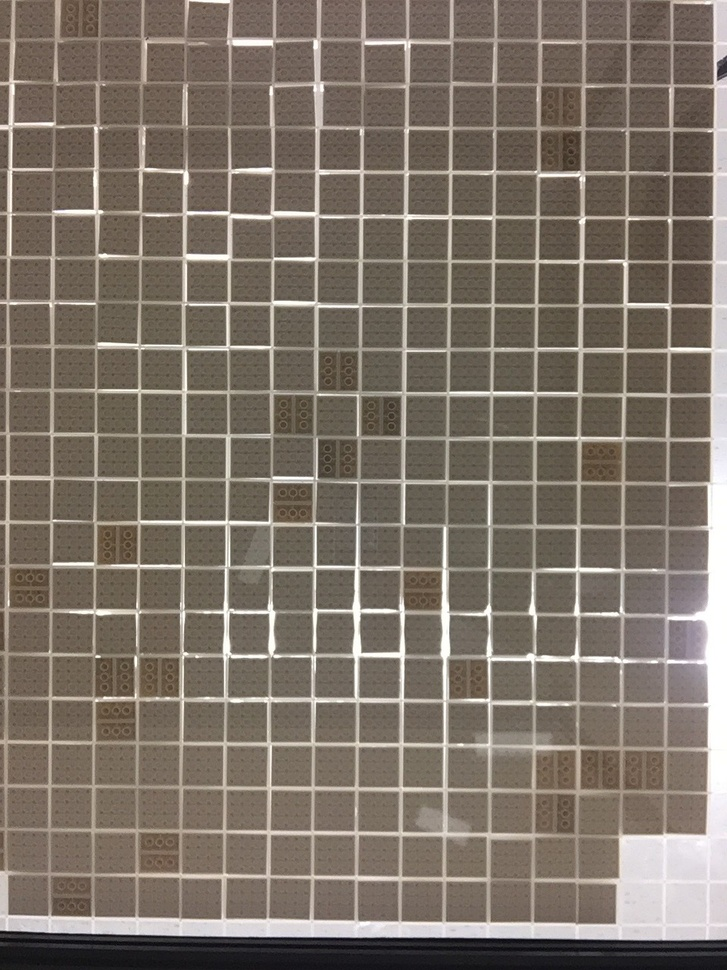
#> input picture empty.jpg, 727 x 970 px, shrunk from 960 x 1280 before the run
$ jupyter execute Untitled1.ipynb   (shell and % lines are left out)
#> lines starting #> are read from the running program, lines starting #| are printed output that depends on the picture; after the words box and inside, x2 and y2 are one past the last pixel; in counts of white or black regions, pixels touching at a corner belong together
[cell 1]
import cv2, matplotlib
import numpy as np
import matplotlib.pyplot as plt
from IPython import embed
from IPython.terminal.embed import InteractiveShellEmbed
import transform_by4 as tr
from IPython import embed

[cell 2]
import numpy as np
import cv2
from matplotlib import pyplot as plt

[cell 3]
img = cv2.imread('empty.jpg')
#> img is the input picture: shape (970, 727, 3); mean B, G, R 104.2, 115, 125.6
gray = cv2.cvtColor(img,cv2.COLOR_BGR2GRAY)
ret, thresh = cv2.threshold(gray,0,255,cv2.THRESH_BINARY_INV+cv2.THRESH_OTSU)
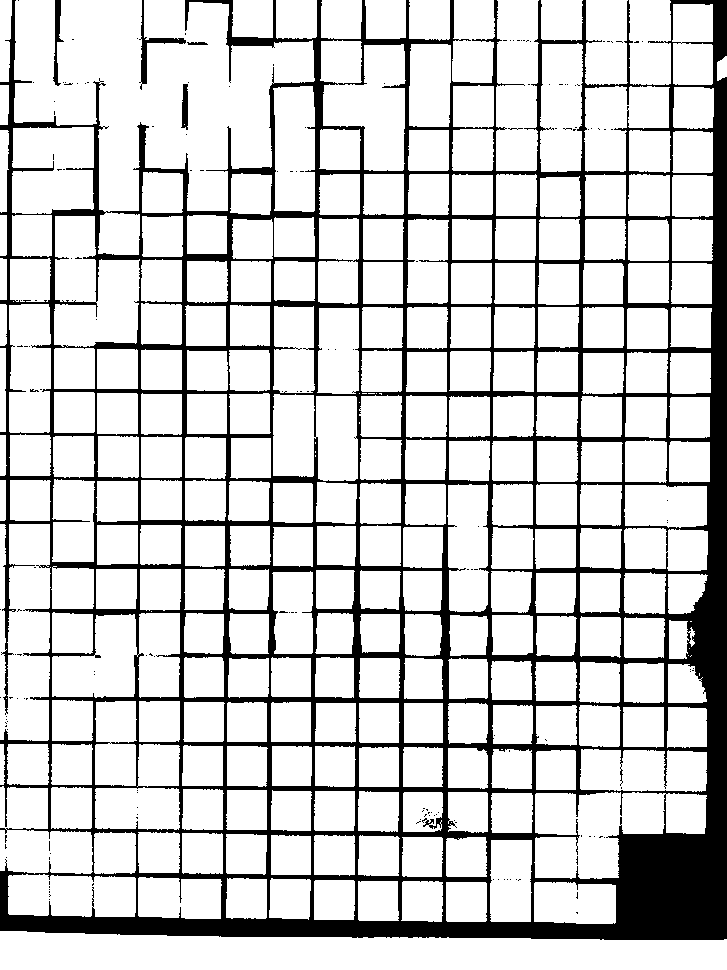
#> thresh: shape (970, 727); 81.3% white; 171 black regions (166 under 20 px), largest, box (x1, y1, x2, y2) and area: (0, 0, 727, 940) 130405, (139, 0, 186, 90) 552, (53, 0, 64, 86) 375, (181, 84, 188, 130) 246, (187, 42, 208, 45) 53
#> ret = 147

[cell 4]
plt.imshow(thresh, cmap='gray')
#> (this line was passed over: IPython is not available in this run)

[cell 5]
import cv2
import numpy as np
import copy
import random
import sys

if __name__ == "__main__":
    src = cv2.imread("empty.jpg", cv2.IMREAD_COLOR)
    if src is None:
        print("Failed to load image file.")
        sys.exit(1)

    height, width, channels = src.shape[:3]
#> height = 970; width = 727; channels = 3
    dst = copy.copy(src)
    gray = cv2.cvtColor(src, cv2.COLOR_BGR2GRAY)
    ret, binl = cv2.threshold(gray, 0, 255, cv2.THRESH_BINARY | cv2.THRESH_OTSU)
    nLabels, labelImage = cv2.connectedComponents(binl)
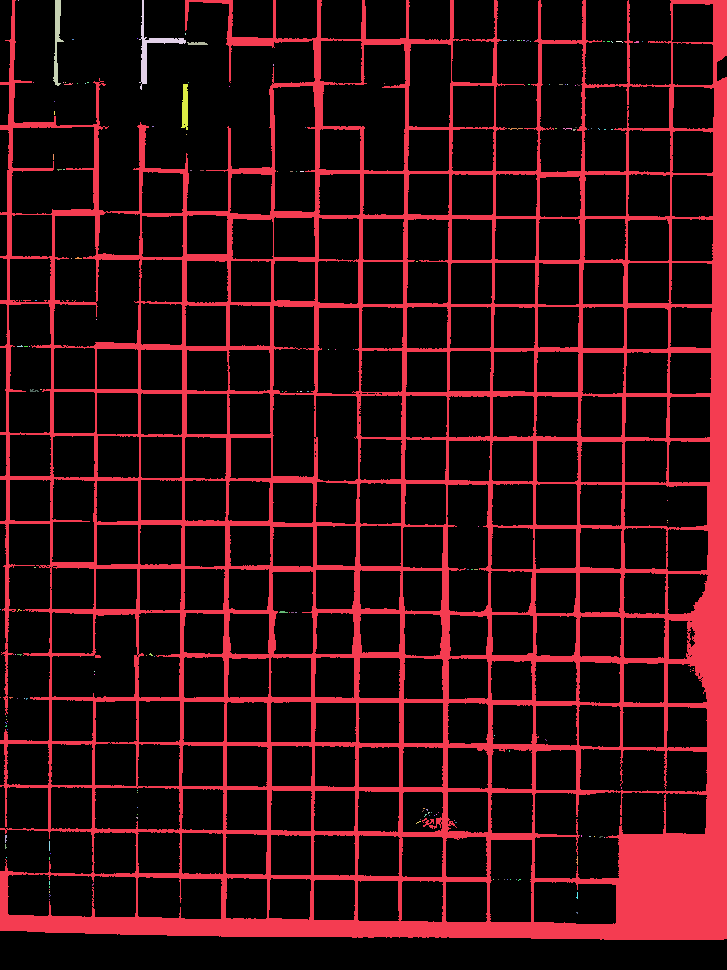
#> labelImage: shape (970, 727) int32; 172 distinct labels, from 0 to 171; one colour per label, 0 black
#> nLabels = 172

    colors = []
    for i in range(1, nLabels + 1):
        colors.append(np.array([random.randint(0, 255), random.randint(0, 255), random.randint(0, 255)]))

    for y in range(0, height):
        for x in range(0, width):
            if labelImage[y, x] > 0:
                dst[y, x] = colors[labelImage[y, x]]
            else:
                dst[y, x] = [0, 0, 0]
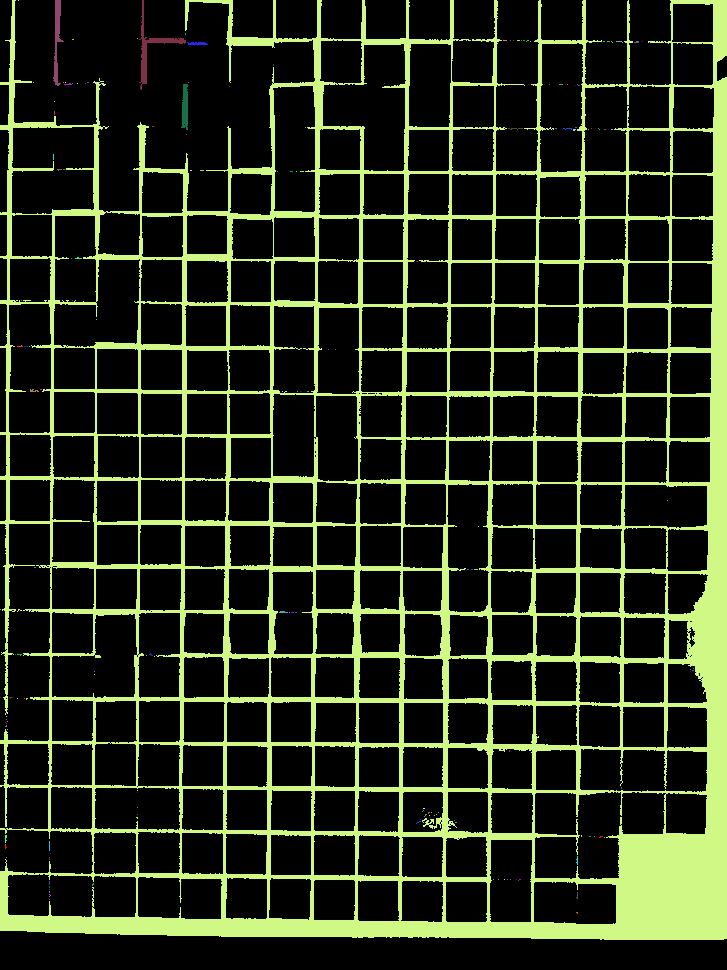
#> dst: shape (970, 727, 3); mean B, G, R 24.6, 46.1, 38.5

    cv2.namedWindow("Source", cv2.WINDOW_AUTOSIZE)
    cv2.imshow("Source", src)
    cv2.namedWindow("Connected Components", cv2.WINDOW_AUTOSIZE)
    cv2.imshow("Connected Components", dst)

    cv2.waitKey(0)
    cv2.destroyAllWindows()

$ run again, with chair.jpg copied over empty.jpg
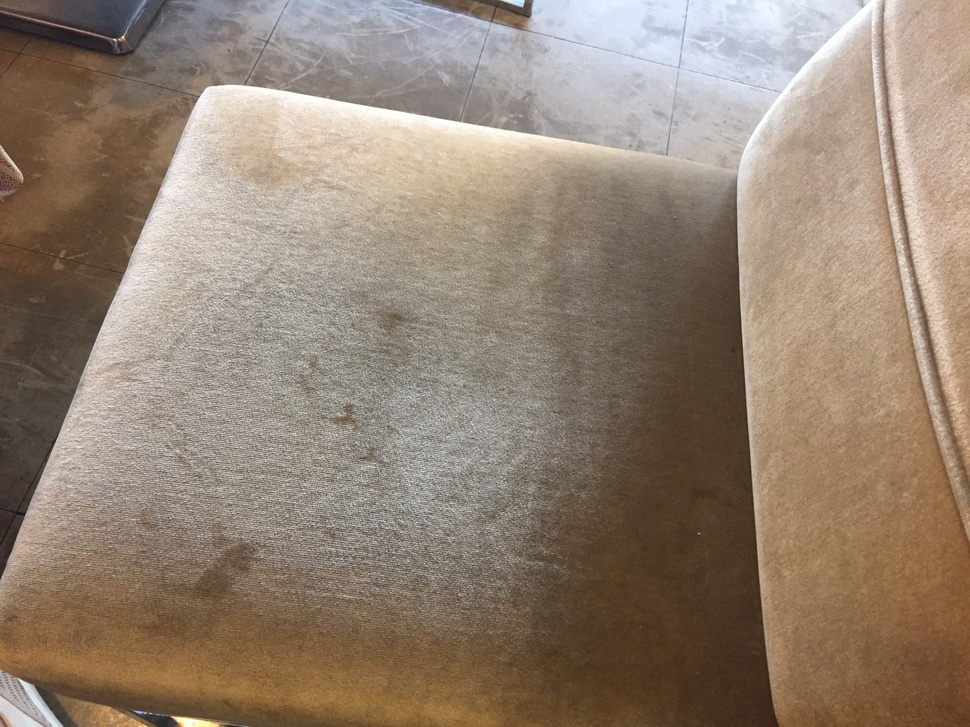
#> input picture chair.jpg, 970 x 727 px, shrunk from 1478 x 1108 before the run
#> img is the input picture: shape (727, 970, 3); mean B, G, R 114.1, 130, 147
#> `ret, thresh = cv2.threshold(gray,0,255,cv2.THRESH_BINARY_INV+cv2.THRES..`:
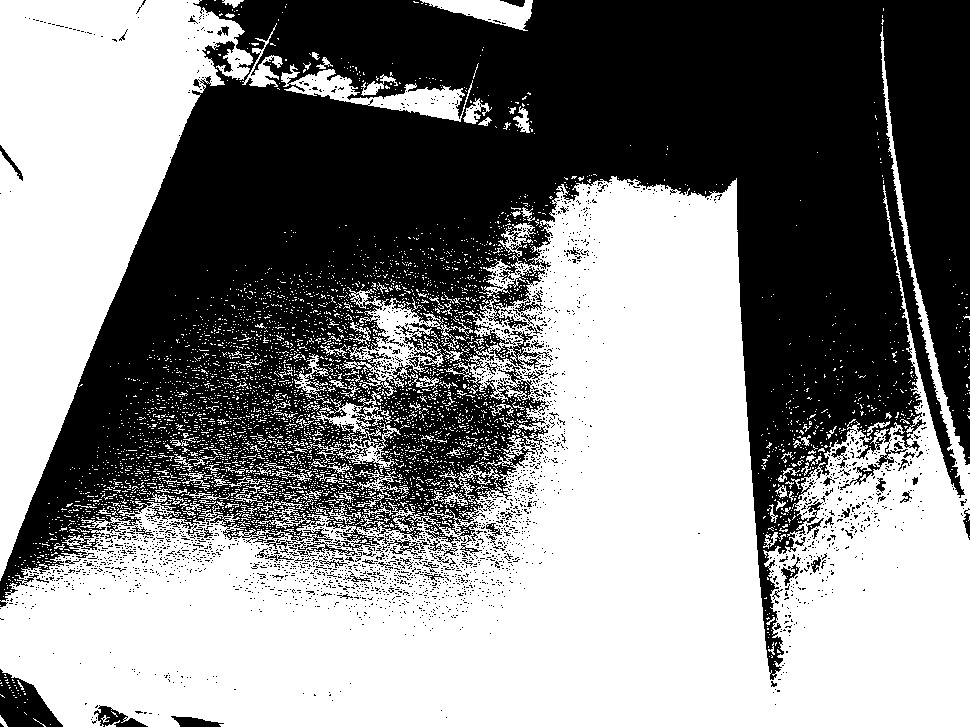
#> thresh: shape (727, 970); 52.6% white; 2667 black regions (2579 under 20 px), largest, box (x1, y1, x2, y2) and area: (0, 0, 970, 680) 319872, (0, 669, 63, 727) 2082, (94, 705, 148, 727) 513
#> ret = 135
#> labelImage: shape (727, 970) int32; 2668 distinct labels, from 0 to 2667
#> nLabels = 2668
#> after the loop `for y in range(0, height):`:
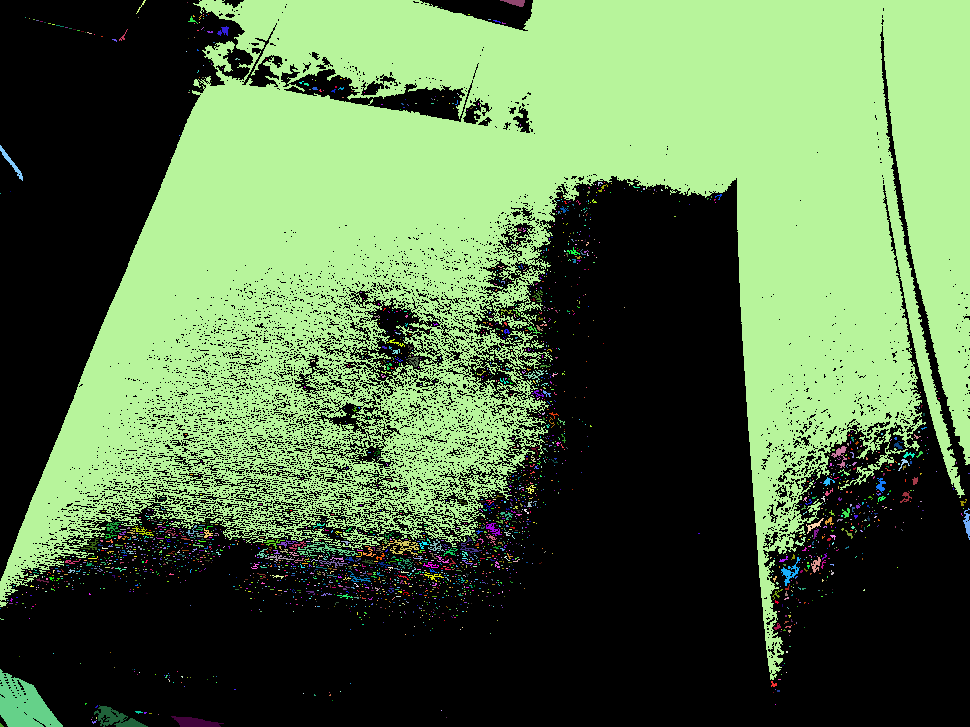
#> dst: shape (727, 970, 3); mean B, G, R 72.9, 113.5, 85.4
